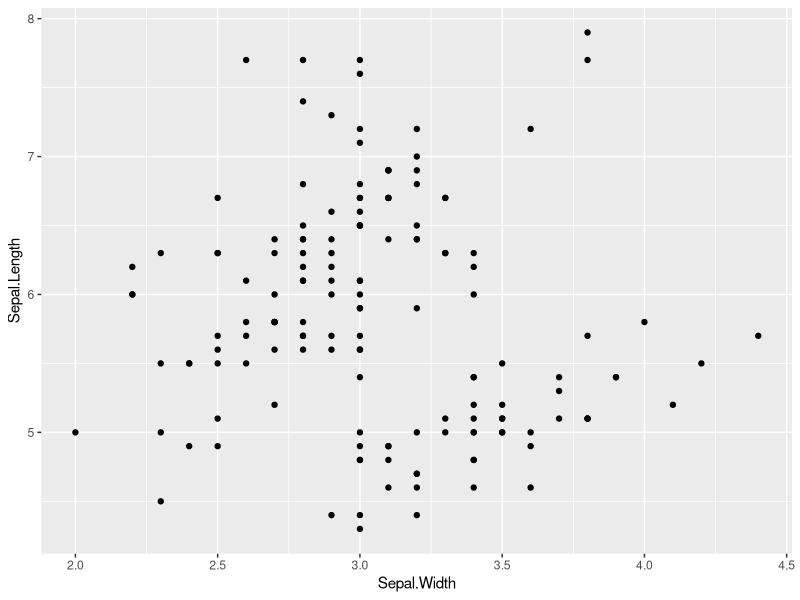
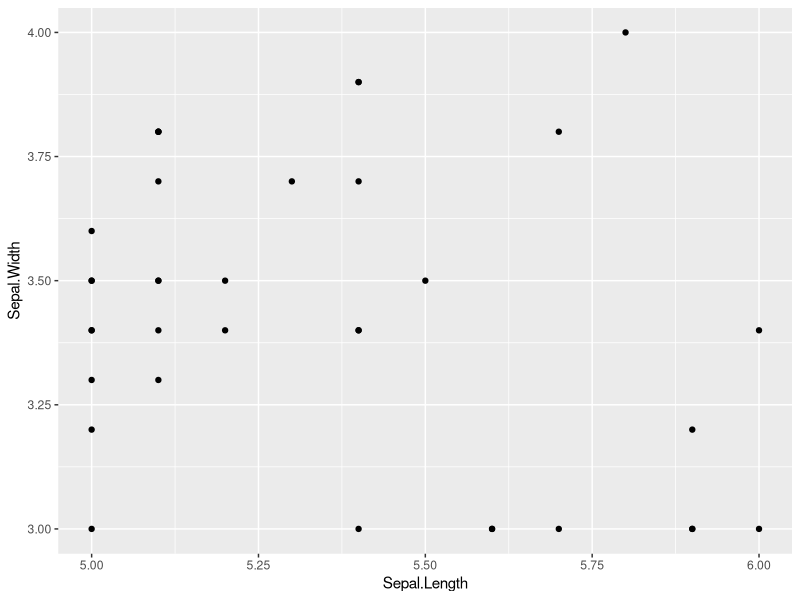
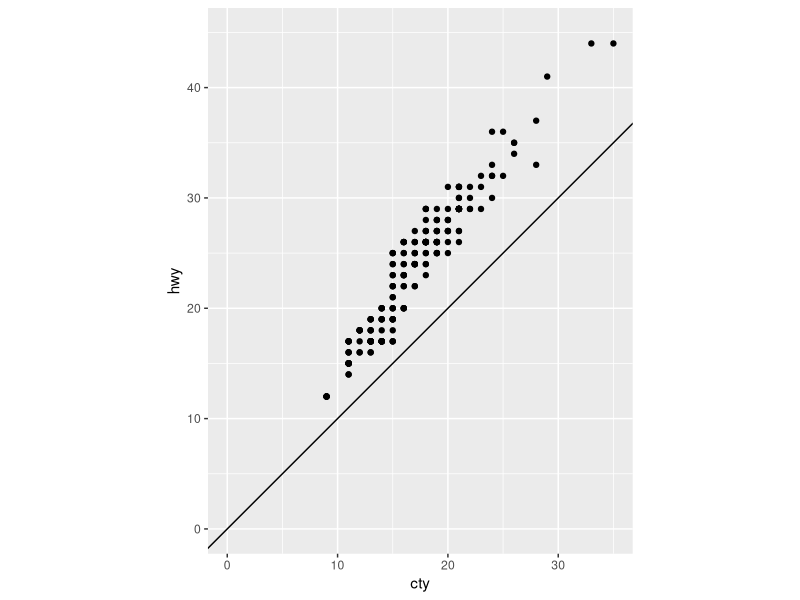
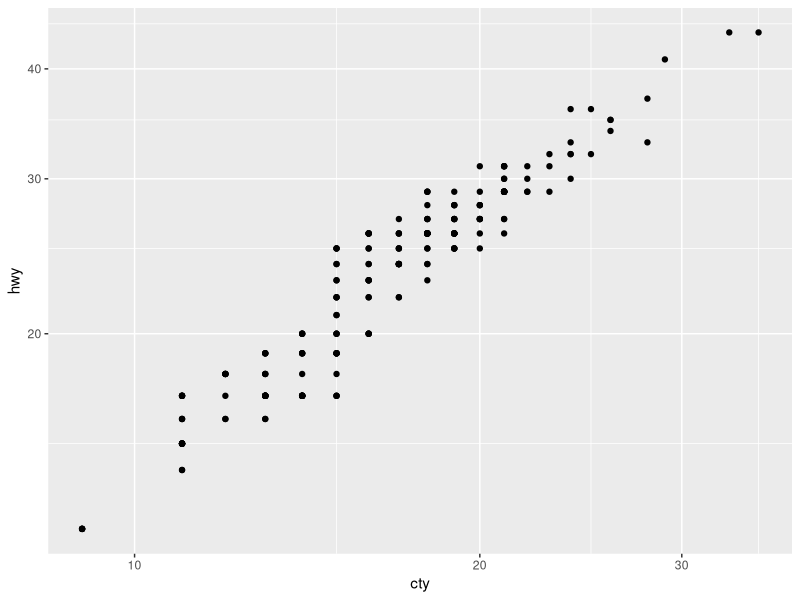
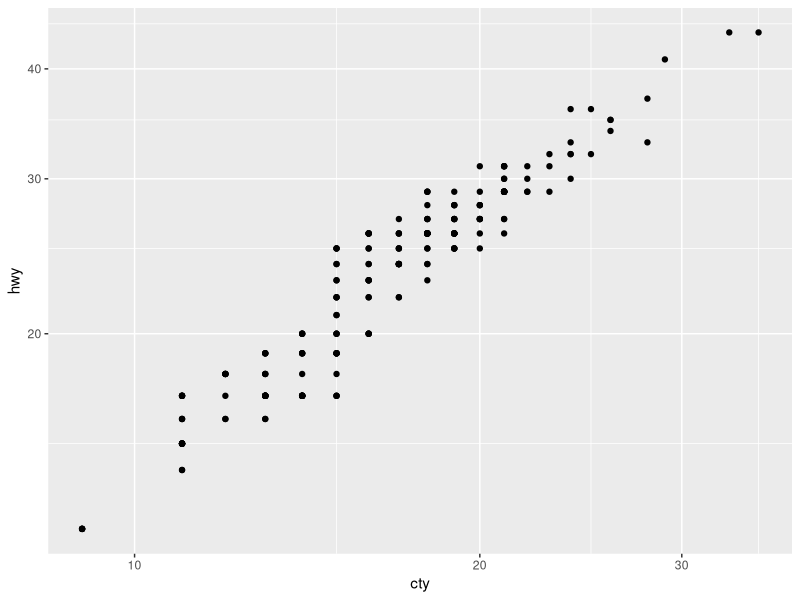
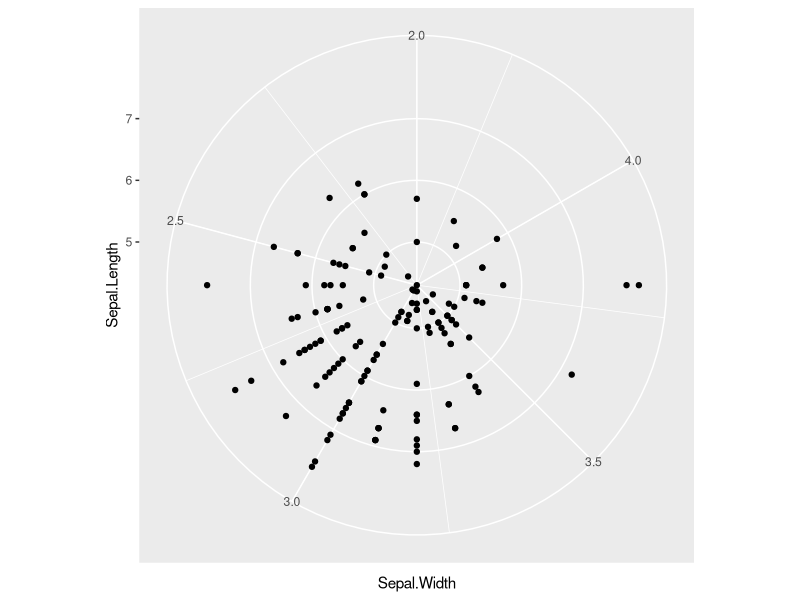
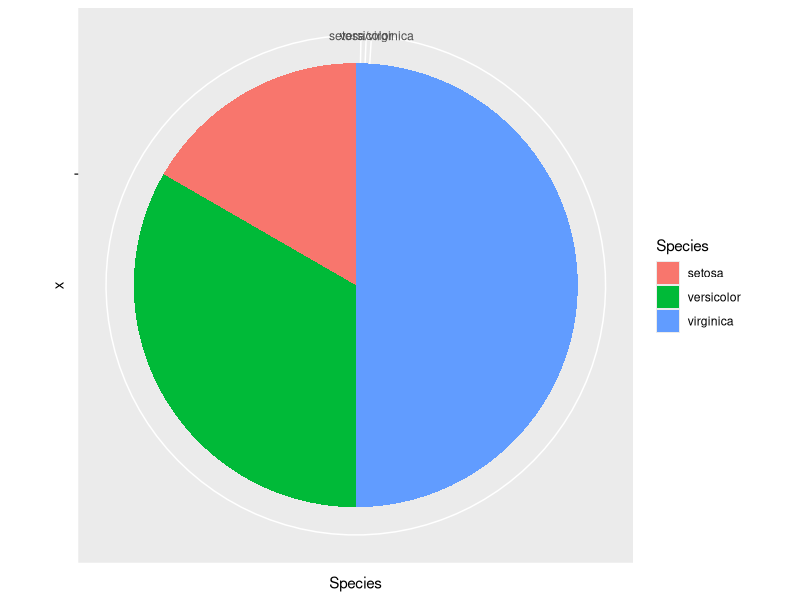
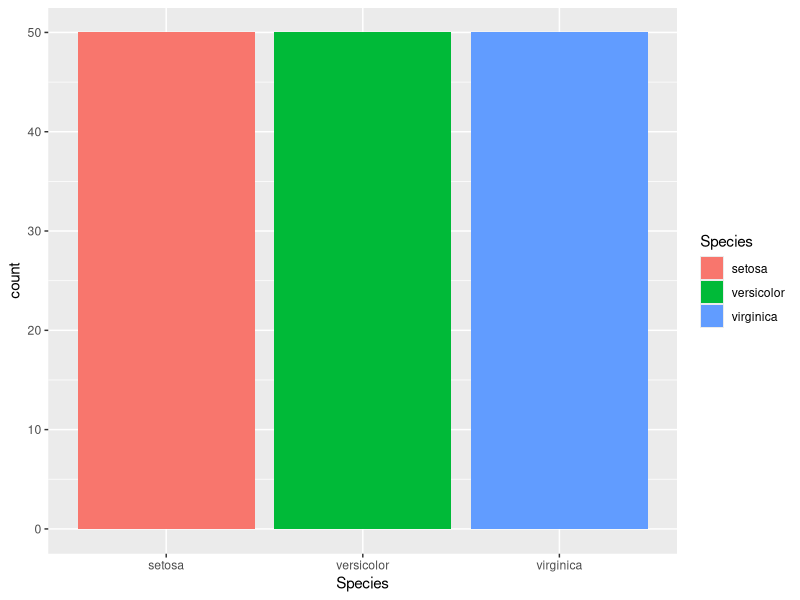

The R script that drew these images, in order:
# 20201020

# Packages utilisés 
library(tidyverse)
library(ggthemes)
# =============================================
base <- iris %>%
  ggplot(aes(x=Sepal.Length, y=Sepal.Width))+
  geom_point()

# Coordonnées 
# Changer les chaines des axes
# scale(linear, log)
# type(cartesian, polar)

# =============================================
# Fonction : coord_*
# Inverse x et y (Tourner la graphique)
base + coord_flip()

# Limiter les axes
base + coord_cartesian(xlim = c(5, 6), ylim = c(3, 4))

# Rapport entre les échelles de x et de y
miles <- mpg %>% 
  ggplot(aes(x=cty, y=hwy))+
  geom_point()
miles + 
  coord_equal(xlim = c(0, 35), ylim = c(0, 45)) +
  geom_abline(slope = 1, intercept = 0)

# Modifier les échelles des axes
# Toute transformation mathématiques est possible 
miles + coord_trans(x="log10", y="log10")
miles + coord_trans(x="log2", y="log2")

# Coordonnées polaires 
base + coord_polar(theta = "y", direction = -1)

# Camembert -- pie chart
iris %>%
  ggplot(aes(x="", y=Species, fill=Species)) +
  geom_col() +
  coord_polar(theta = "y")

iris %>%
  ggplot(aes(x=Species, fill=Species)) +
  geom_bar()

base <- iris %>%
  ggplot(aes(x=Sepal.Length, y=Sepal.Width, color= Species, size=Petal.Length))+
  geom_point()

# =============================================
# Couleurs
# Couleurs continue
base + scale_color_brewer()
# Couleurs discrète
base + scale_color_brewer(type = "qual")
# Colorblind
base + scale_color_viridis_d()

# Quels sont les palettes de couleurs de brewer()?
RColorBrewer::display.brewer.all()

# Faire tous seuls comme des grands
base + scale_color_manual(values = c("#cff09e","#a8dba8","#3b8686"))
base + scale_color_grey()

# Continuons variables
base <- iris %>%
  ggplot(aes(x=Sepal.Length, y=Sepal.Width, color= Petal.Width, size=Petal.Length))+
  geom_point()
base + scale_color_gradient(low = "green", high = "red")
base + scale_color_gradient2(low = "blue", mid = "white", high = "red", midpoint = 1.5)

# Entre discrète et continue : binned scale
base + scale_color_binned(type = "viridis")

# =============================================
# Size -- changer la taille
base + scale_size_area(max_size = 12)


# Remplissage (fill)
base <- mpg %>%
  ggplot(aes(x=manufacturer, fill = manufacturer)) +
  geom_bar()

base + scale_color_viridis_d()
base + scale_color_brewer(palette = "Set2")

# Différence entre changer les couleurs du MAPPING ou d'un OBJET
# Toutes barres rouges 
base + 
  geom_bar(fill = "red")
base + 
  geom_bar(fill = "red", width = 0.5)
base + 
  geom_bar(fill = "red", width = 1.5)

# Tout ce qui passe par aes() et scale_() changer les variables
# Tout ce qui passe directement aux geom() ne change pas

# =============================================
# Thèmes
# Changer tout sauf MAPPING
base + theme_classic()
base + theme_minimal()
base + theme_gray()
base + theme_dark()
base + theme_linedraw()
base + theme_void() # Seulement les donnees, pas de axes

# gghemes
base + theme_gdocs()
base + theme_wsj()
base + theme_stata()

# Contrôler à la main
base + 
  theme()

# Comment ajouter des titres
base + 
  labs(title = "Mon titre", subtitle = "Mon soutitre")

# Comment ajouter des lignes
# geom_abline(), geom_hline(), geom_vline()







